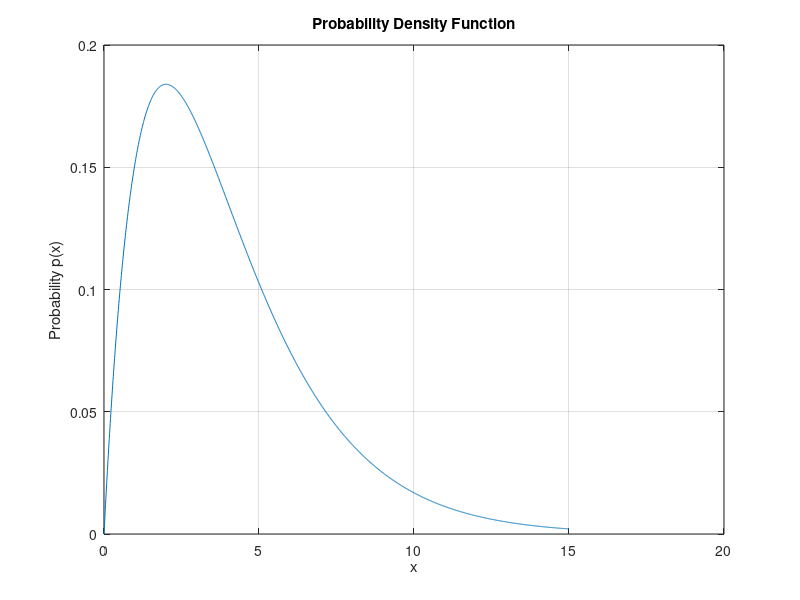

Reproduce this figure in MATLAB. (Note: this script raises an error after producing the figure.)
%% Optimum binary example
% Created by: Lee A. Harrison
% On: 10/11/2018

clear, clc

% Gaussian pdf
x = -3:0.01:3;
y = pdf('Normal', x, 1.0, 2.0);

% Weibull
pd = makedist('Weibull','a',5,'b',2);
x = 0:0.01:15;
y = pdf(pd, x);

% Rayleigh
x = 0:0.01:2;
y = raylpdf(x, 0.5);

% Rician
x = 0:0.01:10;
pd = makedist('Rician','s',0,'sigma',2);
y = pdf(pd, x);

% Chi-Squared
x = 0:0.01:15;
y = chi2pdf(x, 4);

% Plot the results
figure;
plot(x, y);
title('Probability Density Function');
xlabel('x');
ylabel('Probability p(x)');
grid on;
plot_settings;